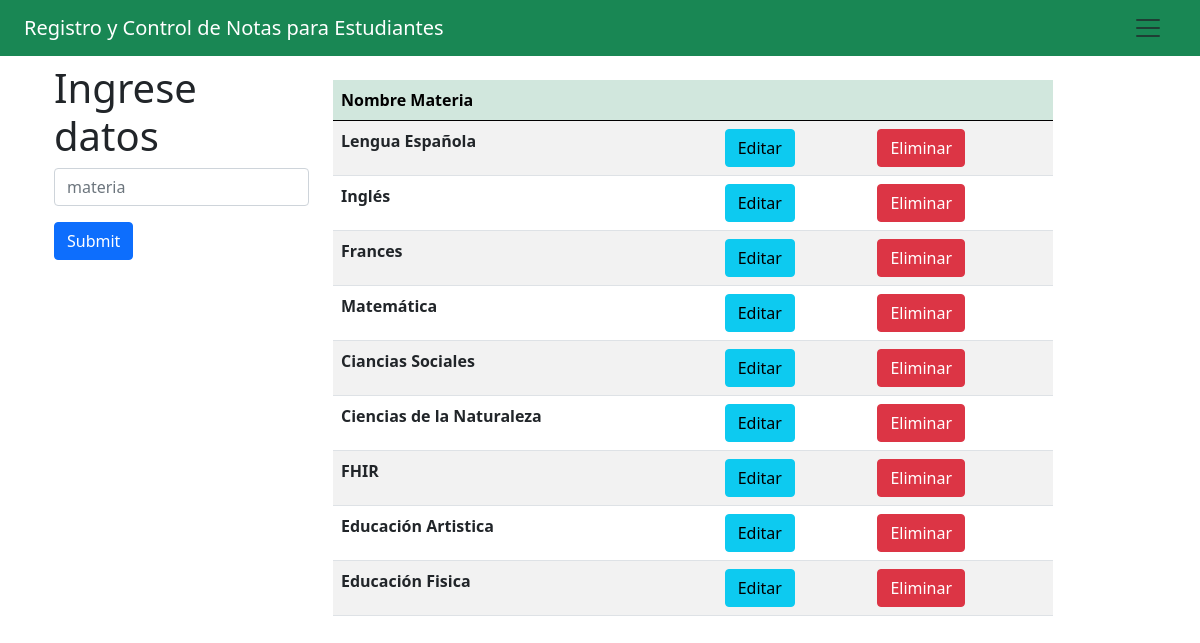
Page /app/mostrar_datos_materias.php (signed in) on the committed database.
### tables this page shows
CREATE TABLE `materias` (
  `idMateria` int(11) NOT NULL,
  `nomMateria` varchar(25) NOT NULL
);

### app/mostrar_datos_materias.php (the view, shortened to what this page needs)
<?php
     include ("../inc/menu_administrador.php");
     require_once ('../bd/conexion.php');
    $sql="SELECT *  FROM materias";
    $query=mysqli_query($conexion,$sql);
?>
<!DOCTYPE html>
<html lang="en">
    <head>
        <link rel="stylesheet" href="../styles.css">
        <link href="https://cdn.jsdelivr.net/npm/bootstrap@5.0.2/dist/css/bootstrap.min.css" rel="stylesheet">
        <link rel="stylesheet" type="text/css" href="https://cdn.datatables.net/v/bs5/dt-1.13.1/datatables.min.css"/>
    </head>
    <body>
            <div class="container mt-5">
                    <div class="row">
                        <div class="col-md-3">
                            <h1>Ingrese datos</h1>
                                <form action="anadir_materia.php" method="POST">
                                    <input type="text" class="form-control mb-3" name="materia" placeholder="materia">
                                    <input type="submit" class="btn btn-primary">
                                </form>
                        </div>
                        <div class="col-md-8">
                            <table class="table table-striped mt-3" id="mitabla">
                                <thead class="table-success table-striped" >
                                    <tr>
                                    <th>Nombre Materia</th>
                                        <th></th>
                                        <th></th>
                                    </tr>
                                </thead>
                                <tbody>
                                        <?php
                                            while($row=mysqli_fetch_array($query)){
                                        ?>
                                            <tr>
                                                <th ><?php echo $row['nomMateria'] ?></th>
                                                <th><a href="modificarDatos_materia.php?id=<?php echo $row['idMateria'] ?>" class="btn btn-info">Editar</a></th>
                                                <th><a href="Eliminar_datos_materia.php?id=<?php echo $row['idMateria'] ?>" class="btn btn-danger" >Eliminar</a></th>
                                            </tr>
                                        <?php
                                            }
                                        ?>
                                </tbody>
                            </table>
                        </div>
                    </div>
            </div>
    </body>
</html>

### inc/menu_administrador.php (shortened to what this page needs)
    <!doctype html>
<html lang="en">
  <head>
    <link href="https://cdn.jsdelivr.net/npm/bootstrap@5.3.0-alpha1/dist/css/bootstrap.min.css" rel="stylesheet">
    <link href="https://getbootstrap.com/docs/5.3/assets/css/docs.css" rel="stylesheet">
  </head>
  <body class="p-3 m-0 border-0 bd-example">
    <nav class="navbar bg-body-tertiary fixed-top bg-success">
      <div class="container-fluid">
        <a class="navbar-brand text-white" href="../app/home_administrador.php">Registro y Control de Notas para Estudiantes</a>
        <button class="navbar-toggler" type="button" data-bs-toggle="offcanvas" data-bs-target="#offcanvasNavbar" aria-controls="offcanvasNavbar">
          <span class="navbar-toggler-icon"></span>
        </button>
      </div>
    </nav>
  </body>
</html>

### rows in the picture
materias: nomMateria "Lengua Española"
materias: nomMateria "Inglés"
materias: nomMateria "Frances"
materias: nomMateria "Matemática"
materias: nomMateria "Ciancias Sociales"
materias: nomMateria "Ciencias de la Naturaleza"
materias: nomMateria "FHIR"
materias: nomMateria "Educación Artistica"
materias: nomMateria "Educación Fisica"
